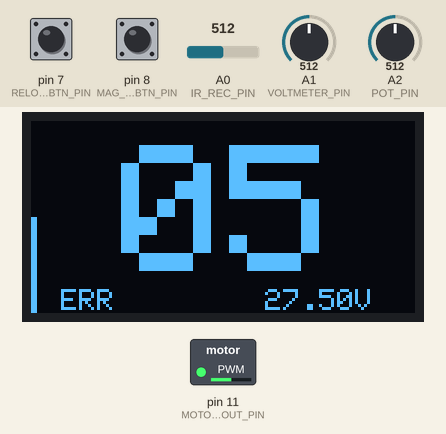
This sketch was run on a simulated Arduino Uno, built with avr-gcc and run on an emulated ATmega328P. On the bench: 128×64 one-colour display, switched loads named in the sketch (green lamp = pin HIGH). The test bench sets the inputs (shaded band); at power-on: A2 (POT_PIN) = 512, A1 (VOLTMETER_PIN) = 512, pin 8 (MAG_SZ_TOG_BTN_PIN) LOW, pin 7 (RELOAD_BTN_PIN) LOW, A0 (IR_REC_PIN) = 512.

Above: at 1.2 s.
1.3 s: A2 (POT_PIN) set to 716
At 2.5 s:
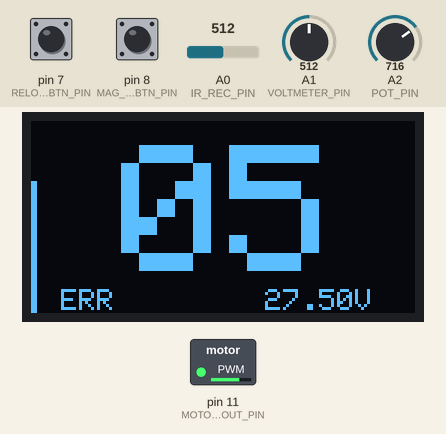
2.8 s: A2 (POT_PIN) set to 900
At 3.7 s:
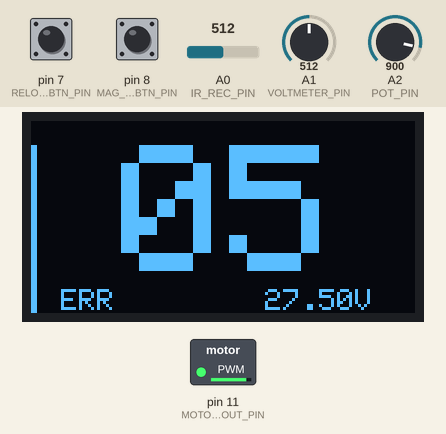
4.3 s: A2 (POT_PIN) set to 122
At 4.8 s:
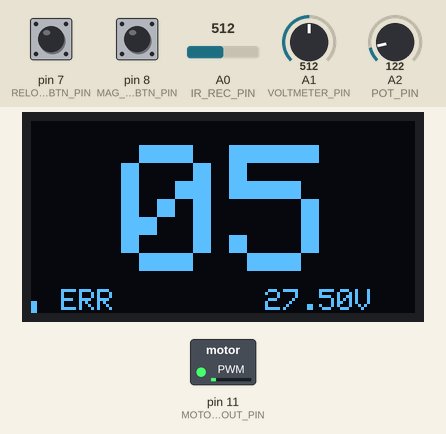
5.8 s: A2 (POT_PIN) set to 40
At 7.0 s:
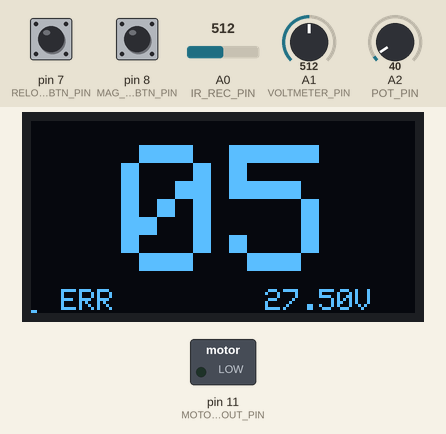
7.3 s: A1 (VOLTMETER_PIN) set to 716
At 9.2 s:
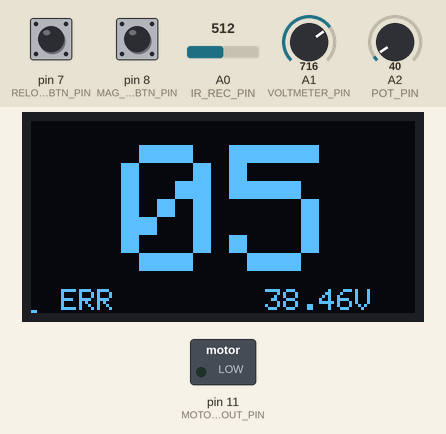
9.5 s: pin 8 (MAG_SZ_TOG_BTN_PIN) pulled HIGH for 0.15 s
At 10.0 s:
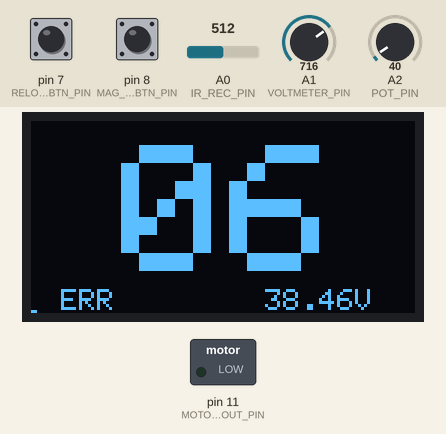
Timing chart, 0 to 12.1 s (numbered marks = the images above; inputs shaded):
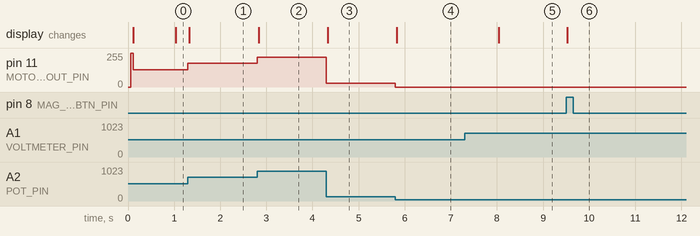

The sketch:

V1.ino
```cpp
/*********************************************************************
Sketch for Arduino-powered Smart Stryfe V1

I don't care about 80 char

Description and part links also in README:
	- Features: IR Gate ammo counter, chronograph, reload detection,
		togglable magazine sizes, and PWM variable motor control
	- Parts: Suild MOSFET board ($10), Artifact Red cage ($34),
		Worker High-Crush Wheels ($13), Fang ReVamped motors ($15)

By Monty C, 04/15/18
*********************************************************************/

#include <SoftwareSerial.h>

//libraries to include
#include <Adafruit_SSD1306.h>												//import library for display driver
#include <Adafruit_GFX.h>													//import library for display graphics
#include <Button.h>															//import library for buttons

//analog input pins
#define IR_REC_PIN 0														//pin for IR receiver
#define VOLTMETER_PIN 1														//pin for voltmeter
#define POT_PIN 2															//pin for potentiometer

//button output pins
#define TRIGGER_BTN_PIN 4													//pin for trigger button
#define RELOAD_BTN_PIN 7													//pin for reload switch
#define MAG_SZ_TOG_BTN_PIN 8												//pin for magazine size toggle button

//PWM output pins
#define MOTOR_OUT_PIN 11													//pin for PWM out to control motor

//macros for display functionality
#define SCREEN_WIDTH 128													//screen width of display
#define SCREEN_HEIGHT 64													//screen height of display
#define OLED_RESET 4														//OLED Reset pin

//macros for IR gate and chrono functionality
#define IR_GATE_TRIP_VAL 80               									//value at which the IR gate is considered "blocked", or "tripped"
#define IR_GATE_UNTRIP_VAL 30												//value at which IR gate no blocked, or "un-tripped"
#define DART_LENGTH 0.23622													//length of dart, in feet

//macros for voltmeter functionality
#define R1 100000.0															//reistance of R1 to calculate voltage division
#define R2 10000.0															//reistance of R2 to calculate voltage division

//macros for button functionality
#define PU_ENABLE false														//don't enable internal pullup resistors for buttons
#define INVERT false														//don't enable invert button readings
#define DB_TIME 25															//debouce time for button

//macors for PWM functionality
#define MOTOR_ACCEL_DELAY 50												//time (in milliseconds) to allow motors to rev to max speed


Adafruit_SSD1306 display(OLED_RESET);										//display object instantiated from SSD1306 driver library

Button triggerBtn (TRIGGER_BTN_PIN, PU_ENABLE, true, DB_TIME);				//Trigger button, from Button lib
Button reloadBtn (RELOAD_BTN_PIN, PU_ENABLE, INVERT, DB_TIME);				//Reload button, from Button lib
Button magSzTogBtn (MAG_SZ_TOG_BTN_PIN, PU_ENABLE, INVERT, DB_TIME);		//Magazine size toggle button, from Button lib

uint8_t magSizeArr[] = {5, 6, 10, 12, 15, 18, 20, 22, 25, 36, 0};  			//keep track of the magazine sizes
uint8_t currentMagSize = 0;  												//keep track of the current magazine size
uint8_t currentAmmo = magSizeArr[currentMagSize];    						//keep track of how much ammo there currently is
uint8_t maxAmmo = magSizeArr[currentMagSize];    							//keep track of what the max ammo is, for use when reloading

float voltage = 0;															//keep track of voltage from voltmeter
double lastVoltageCheckTime = 0;

uint8_t motorVel = 0;														//keep track of motor velocity via PWM
uint8_t lastMotorVel = 0;													//keep track of last motor velocity
double lastMotorVelCheckTime = 0;											//keep track of time for debouncing
uint8_t hasMotorsAccel = false;												//flag to check if motors have already acceletated
double motorsAccelStartTime = 0;											//keep track of when motors started accel

float chronoReading = 0;													//keep track of chrono readings
double enterTime = -10;														//time when dart enters IR gate, in microsecodns. Set to -1 to indicate no chrono val
double exitTime = -10;														//time when dart enters IR gate, in microseconds. Set to -1 to indicate no chrono val

uint8_t toUpdateDisplay = true;												//flag to update display. Don't want to update display every loop()


void setup() {
	Serial.begin(9600);
	display.begin(SSD1306_SWITCHCAPVCC, 0x3C);								//begin display with correct I2C address
	display.clearDisplay();													//clear display of any jumk that might be on it
	updateDisplay();														//update display to print default values

	pinMode(MOTOR_OUT_PIN, OUTPUT);											//set MOTOR_OUT_PIN as an output pin
}

void loop() {
	changeMagSizes();														//change magazine sizes, if needed
	reload();																//reload, if needed
	potInput();																//deal with potentieometer as input
	PWMFlywheels();															//PWM out to motors
	voltmeter();															//deal with all voltmeter stuff
	chrono();																//count ammo and do chrono stuff, if needed
	updateDisplay();														//update display, if needed
}

void updateDisplay() {														//function to deal with updating display
	if (toUpdateDisplay) {													//make sure need to update display before update it
		display.clearDisplay();												//clear display of any stuff from last display print
		display.setTextColor(WHITE);										//set color to print stuff

		//display ammo counter values
		display.setTextSize(6);												//set text size to print ammo
		display.setCursor(30, 8);											//set cursor position to print ammo
		if (currentAmmo < 10) {												//if current ammo less than 10
			display.print("0" + (String)currentAmmo);						//print current ammo with preceding 0
		} else {															//if current ammo more than 10
			display.print((String)currentAmmo);								//just print current ammo
		}

		display.setTextSize(1);												//set smaller text size for chrono and voltage readings

		//display chrono reading
		display.setCursor(10, 56);											//set cursor position to print chrono vals
		//validation of chrono vals
		if (chronoReading > 0) {											//if chronoReading greater than 0, it's valid
			display.print((String)chronoReading + " fps");					//print chrono reading as fps
		} else {															//if chronoReading invalid
			display.print("ERR");											//display error message for chrono
		}

		//display voltage reading
		display.setCursor(78, 56);											//set cursor position to print voltage vals
		display.print((String)voltage + "V");								//print chrono reading

		//display motor PWM bar
		uint8_t lineLength = 64 - motorVel * 4;								//calculate length of line to draw based on pot reading
	    display.drawLine(0, 63, 0, lineLength, WHITE);						//draw 1 line with desired length
	    display.drawLine(1, 63, 1, lineLength, WHITE);						//draw other line with desired length. 2 lines drew to make bar more visible


		display.display();													//actually show all the stuff printed onto the display

		toUpdateDisplay = false;											//display just updated, next update when data change
	}

}

void changeMagSizes() {														//function to deal with changing magazine sizes
	magSzTogBtn.read();														//read the magazine size toggle button's value
	if (magSzTogBtn.wasPressed()) {											//if mag size toggle btn pressed
	    currentMagSize = (currentMagSize < 									//cycle through mag sizes based on array
	    	(sizeof(magSizeArr)/sizeof(magSizeArr[0]) - 1)) ? 				//make sure array doens't overflow
	    	currentMagSize + 1 : 0;

	    maxAmmo = magSizeArr[currentMagSize];								//there's a new max ammo, because there's a new magazine size
	    currentAmmo = maxAmmo;												//also reload

	    toUpdateDisplay = true;												//data has been changed, update display to show data
	}
}

void reload() {																//function to deal with reloading
	reloadBtn.read();														//read the value of the switch within the magwell
	if (reloadBtn.wasPressed()) {											//if switch in magwell pressed
		currentAmmo = maxAmmo;												//reset magazine size to max

	    toUpdateDisplay = true;												//data has been changed, update display to show data
	}
}

void potInput() {															//function to deal with pot input changes
	if ( ((millis() + DB_TIME) > lastMotorVelCheckTime) && 					//make sure to check at certian intervals instead of every loop()
		(motorVel != lastMotorVel) ) {										//make sure motor velocity changed

		lastMotorVel = motorVel = map(analogRead(POT_PIN), 					//set new motor velocity
			0, 1010, 0, 16);
		lastMotorVelCheckTime = millis();									//reset time for checking motor vel

	    toUpdateDisplay = true;												//data has been changed, update display to show data
	} else {																//if motor velocity didn't change or not time to check
		lastMotorVel = map(analogRead(POT_PIN),0, 1010, 0, 16);				//set new last motor velocity to compare changes
	}
}

void PWMFlywheels() {														//function to deal with PWMing flywheel motors
	triggerBtn.read();														//read trigger
	if (triggerBtn.isPressed() && 											//if trigger pressed
		analogRead(POT_PIN) > 50) {											//and if pot high enough value

		if (!hasMotorsAccel) {												//if motors haven't accelerated
			accelMotors();													//accel motors
		} else {															//if motors have accelerated
			analogWrite(MOTOR_OUT_PIN, analogRead(POT_PIN)/4);				//PWM motor
		}
	} else {																//if trigger not pressed
		digitalWrite(MOTOR_OUT_PIN, false);									//turn off motor
		hasMotorsAccel = false;												//reset hasMotorAccel for next trigger pull
		motorsAccelStartTime = 0;											//reset motorsAccelStartTime for next trigger pull
	}
}

void accelMotors () {														//function to deal with accelerating motors
	if (motorsAccelStartTime == 0) {										//if motorAccelStartTime not set
		motorsAccelStartTime = millis();									//set it to now, since it's going to start accelerating now
	}

	if (millis() < (motorsAccelStartTime + MOTOR_ACCEL_DELAY)) {			//if still need to accelerate motors
		digitalWrite(MOTOR_OUT_PIN, HIGH);									//spin motors at full speed so they can accel
	} else {																//if motors already done accel
		hasMotorsAccel = true;												//motors alread accelled
	}
}

void voltmeter() {															//function to deal with voltmeter
	if (lastVoltageCheckTime + 1000 < millis()) {							//only check once per second to keep Arduino from lagging
		voltage = ((analogRead(VOLTMETER_PIN) * 5.0) 						//magial math/physics calculations to find voltage
			/ 1024.0)/(R2/(R1+R2));
		lastVoltageCheckTime = millis();									//set time so will check voltage again 1 second fron now

    	toUpdateDisplay = true;												//data has been changed, update display to show data
	}
}

void chrono() {																//function to deal with chronograph and ammo counter
	uint8_t mappedIRRecReading = map(analogRead(IR_REC_PIN),				//value of IR receiver reading
		0, 1023, 0, 100);

	if (mappedIRRecReading > IR_GATE_TRIP_VAL) { 							//if IR gate tripped
		Serial.println("entered");
		if (enterTime == -10 && exitTime == -10) {							//if values indicate no chrono readings, so should be looking for one
			enterTime = micros();											//store current time as time at which dart enters
		}
	} else if (mappedIRRecReading < IR_GATE_UNTRIP_VAL						//if IR gate un tripped, dart leaves IR gate
		&& enterTime > 0) {													//make sure dart actually entered
		Serial.println("exit");
		exitTime = micros();												//store current time as time at which dart exits
		calculateChronoReadings();											//calculate chrono readings with recorded times

		ammoCounter();														//dart left IR gate, so a dart has been fired

    	toUpdateDisplay = true;												//data has been changed, update display to show data
	} else if (enterTime > -10 && 											//if dart entered gate
		exitTime == -10 && 													//and dart hasn't exited gate
		enterTime + 1000000 < micros()) {									//and 1 second passed but dart still hasn't exit, something went wrong

		chronoReading = -1;													//set to -1 so display knows to show error
		resetChronoReadings();												//reset chrono readings so can chrono next shot

    	toUpdateDisplay = true;												//data has been changed, update display to show data
	}
}

void calculateChronoReadings() {											//function to deal with calculating chrono readings
	chronoReading = (DART_LENGTH) / ((exitTime-enterTime)/1000000.0);		//calculate how fast dart going
	resetChronoReadings();													//reset values to get ready for next shot
}

void resetChronoReadings() {												//function to reset chrono readings so can calculate next chrono readings
	enterTime = exitTime = -10;												//reset exit and enter times to get ready for next shot
}

void ammoCounter() {														//function to deal with ammo counting
	if (maxAmmo != 0 && currentAmmo < 99 && currentAmmo > 0) {  			//make sure ammo is less than 99 so doesnt overflow the display when not in count-up mode
      currentAmmo--;    													//decrement ammo
    } else if (maxAmmo == 0 && currentAmmo < 99) { 							//make sure ammo more than 0 so no negative numbers are displayed in count-up mode
      currentAmmo++;    													//increment ammo
    }

    Serial.println("shot fired");

	toUpdateDisplay = true;													//data has been changed, update display to show data
}
```

Measured:
- after the input at 1.3 s, pin 11 (MOTOR_OUT_PIN): 128/255 → 179/255 at once; the display: changes at once (image 1)
- after the input at 2.8 s, pin 11 (MOTOR_OUT_PIN): 179/255 → 225/255 at once; the display: changes at once (image 2)
- after the input at 4.3 s, pin 11 (MOTOR_OUT_PIN): 225/255 → 30/255 at once; the display: changes at once (image 3)
- after the input at 5.8 s, pin 11 (MOTOR_OUT_PIN): 30/255 → 0/255 at once; the display: changes at once (image 4)
- after the input at 7.3 s, the display: changes after 0.74 s (image 5)
- after the input at 9.5 s, the display: changes at once (image 6)
